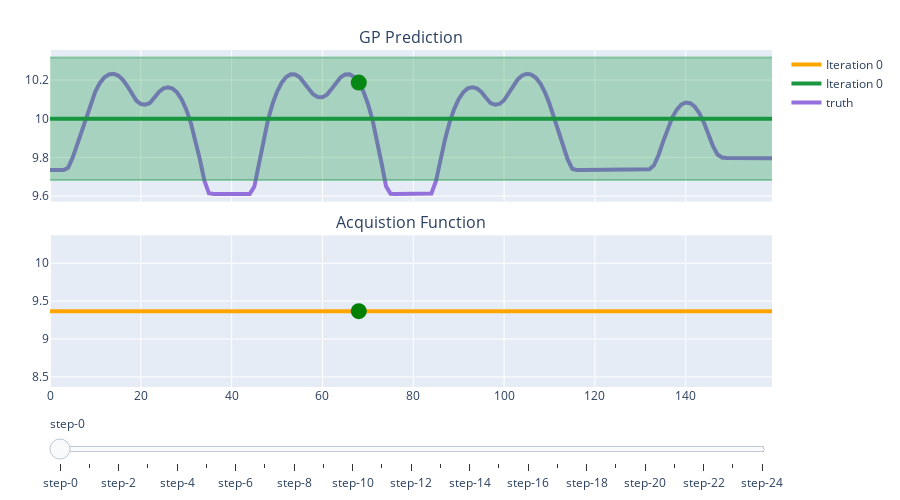

Notebook cell for this chart:
### Code cell
truth = np.array([objective_function(i) for i in range(len(atoms_data))])  # Calculate the true values for the atoms
X_plot = np.arange(len(atoms_data))  # X values for plotting

plot_bo(result, X_plot=X_plot, truth=truth)  # Call the function to plot the Bayesian optimization results
